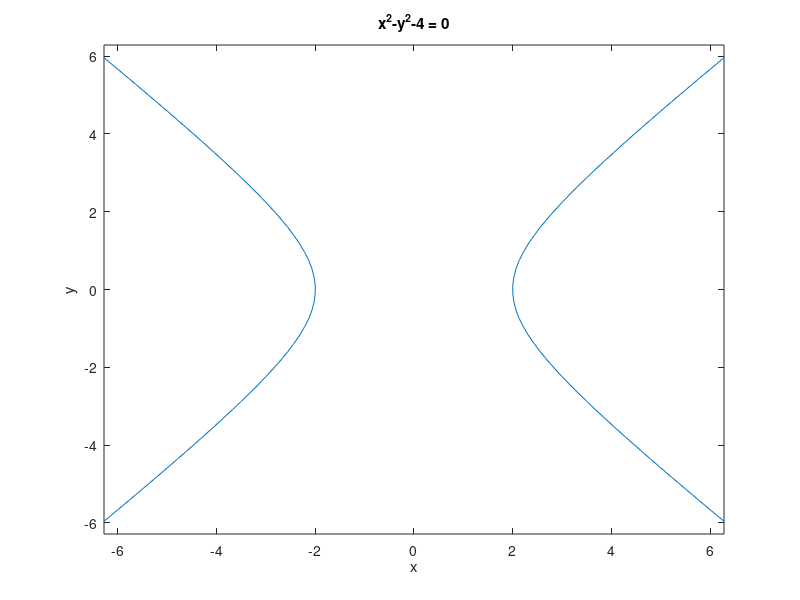
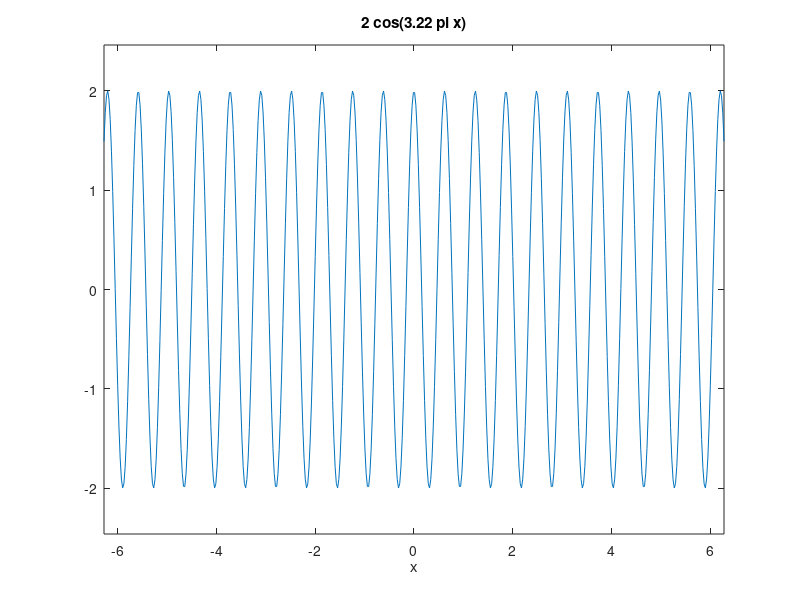
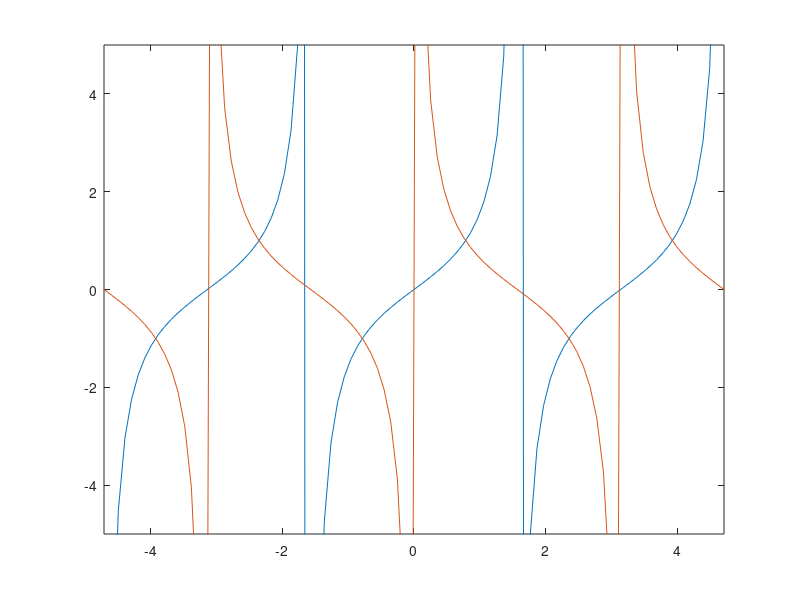
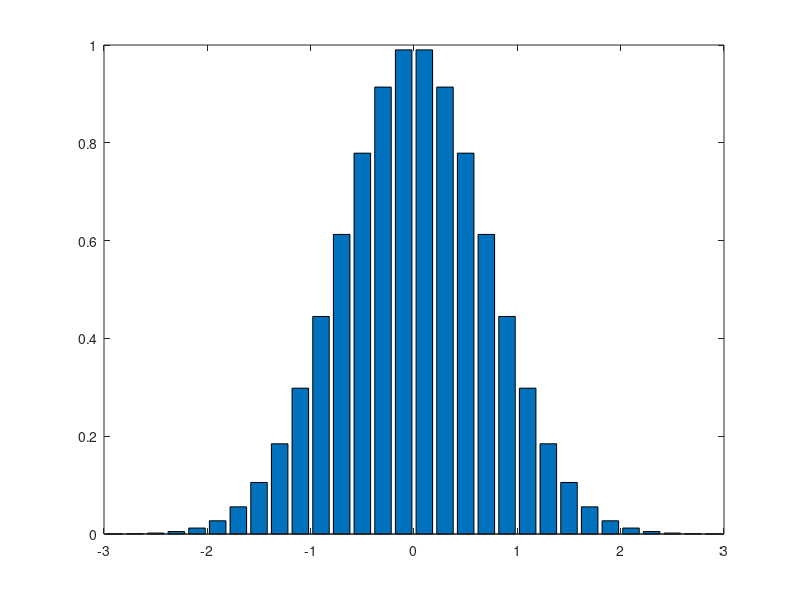

The MATLAB source for these figures, in order:
close all
figure(1)
ezplot('x^3+y^3-1')
ezplot('x^2-y^2')
ezplot('x^2-y+1')
ezplot('x^2+y^2-4')
ezplot('x^2-y^2-4')
figure(2)
ezplot('sin(x)/(1+x^2)', [-6, 6])
ezplot('2*cos(3.22*pi*x)')
figure(3)
x = linspace(-5,5,100); 
% % Y = [sin(x)', sin(2*x)', sin(4*x)'];
Y = [sin(x)', sin(2*x)', sin(x)'./(1+x.^2)'];
plot(x,Y)
Y=[tan(x)', cot(x)', tan(x)'/cot(x)'];
plot(x,Y)
ymax = 10;
axis([-pi/2 9*pi/2 -ymax ymax])
Y=[tan(x)', cot(x)'];
plot(x,Y)
axis([-pi/2 9*pi/2 -ymax ymax])
ymax = 5;
axis([-pi/2 9*pi/2 -ymax ymax])
axis([-pi/2 5*pi/2 -ymax ymax])
axis([-pi/2 4*pi/2 -ymax ymax])
axis([-pi/2 3*pi/2 -ymax ymax])
axis([-5*pi 5*pi -ymax ymax])
axis([-5*pi/2 5*pi/2 -ymax ymax])
axis([-3*pi/2 5*pi/2 -ymax ymax])
axis([-3*pi/2 3*pi/2 -ymax ymax])
figure(4)
x = -5:0.1:5;
bar(x,cos(-x.*x));
stairs(x,cos(x));
figure(4)
x = -2.9:0.2:2.9;
bar(x,exp(-x.*x));
figure(5)
x = rand(1000,1);
hist(x,21)
hist(x,100)
figure(7)
x = -2:0.1:2;
y = erf(x);
e = rand(size(x))/10;
errorbar(x,y,e);
figure(8)
ezpolar('sin(t)/t', [-6*pi, 6*pi])
figure(9)
t = 0:0.01:2*pi;
polar(t,abs(sin(2*t).*cos(2*t)));
figure(8)
ezpolar('sin(t)/t', [-6*pi, 6*pi])
figure(9)
t = 0:0.01:2*pi;
polar(t,abs(sin(2*t).*cos(2*t)));
figure(8)
ezpolar('sin(2*t)/t^2', [-6*pi, 6*pi])
ezpolar('sin(2*t)/t', [-6*pi, 6*pi])
ezpolar('3.18*cos(t)+sin(3.18*t)', [-6*pi, 6*pi])
ezpolar('3.18*cos(t)+sin(3.18*t)', [-6*pi, 6*pi])
polar(t, 3.18.*cos(t).*cos(3.18*t));
polar(t, 3.18*cos(t).*cos(3.18*t));
x = 0:0.1:4;
y = sin(x.^2).*exp(-x);
stem(x,y)
y = 1./cos(2*x).^2;
stem(x,y)
y = sin(x)./cos(2*x).^2;
stem(x,y)
y = cos(2*x).^2;
stem(x,y)
diary off
